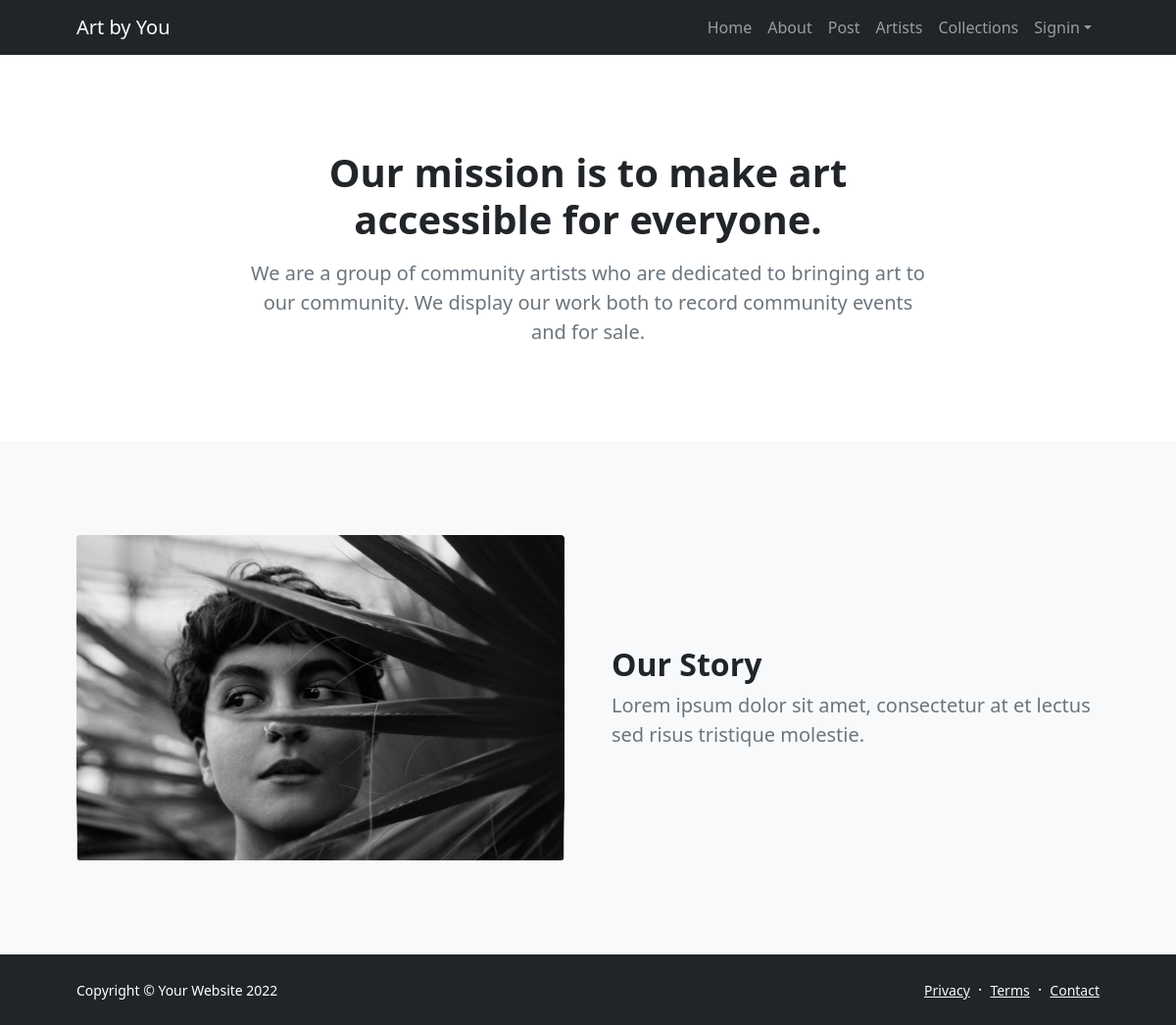
Page /about.php on the committed database.
### tables this page shows
CREATE TABLE `about` (
  `AboutID` int(11) NOT NULL,
  `HomePage` text NOT NULL,
  `Story` text NOT NULL,
  `AboutImage` varchar(50) NOT NULL
);

### about.php (the view, shortened to what this page needs)
<!DOCTYPE html>
<html lang="en">
<head>
    <link href="https://cdn.jsdelivr.net/npm/bootstrap-icons@1.5.0/font/bootstrap-icons.css" rel="stylesheet" />
    <link href="css/styles.css" rel="stylesheet" />
</head>
<body class="d-flex flex-column">
    <main class="flex-shrink-0">
        <nav class="navbar navbar-expand-lg navbar-dark bg-dark">
            <div class="container px-5">
                <a class="navbar-brand" href="index.php">Art by You</a>
                <div class="collapse navbar-collapse" id="navbarSupportedContent">
                    <ul class="navbar-nav ms-auto mb-2 mb-lg-0">
                        <li class="nav-item"><a class="nav-link" href="index.php">Home</a></li>
                        <li class="nav-item"><a class="nav-link" href="about.php">About</a></li>
                        <li class="nav-item"><a class="nav-link" href="post.php">Post</a></li>
                        <li class="nav-item"><a class="nav-link" href="artists.php">Artists</a></li>
                        <li class="nav-item"><a class="nav-link" href="collections_T.php">Collections</a></li>
                        <li class="nav-item dropdown">
                            <a class="nav-link dropdown-toggle" id="navbarDropdownBlog" href="#" role="button" data-bs-toggle="dropdown" aria-expanded="false">Signin</a>
                        </li>
                    </ul>
                </div>
            </div>
        </nav>
        <header class="py-5">
            <div class="container px-5">
                <div class="row justify-content-center">
                    <div class="col-lg-8 col-xxl-6">
                        <div class="text-center my-5">
                            <h1 class="fw-bolder mb-3">Our mission is to make art accessible for everyone.</h1>
                            <p class="lead fw-normal text-muted mb-4">We are a group of community artists who are dedicated to bringing art to our community. We display our work both to record community events and for sale.</p>
                        </div>
                    </div>
                </div>
            </div>
        </header>
        <section class="py-5 bg-light" id="scroll-target">
            <?php
            require_once 'serverlogin.php';
            $conn = mysqli_connect($db_hostname, $db_username, $db_password, $db_database);
            $query = "SELECT AboutImage FROM about";
            $result = $conn->query($query);
            $row = $result->fetch_assoc();
            $image = $row["AboutImage"];
            $query2 = "SELECT Story FROM about";
            $result2 = $conn->query($query2);
            $row2 = $result2->fetch_assoc();
            $text = $row2["Story"];
            $show = <<<HTML
                <div class="container px-5 my-5">
                    <div class="row gx-5 align-items-center">
                        <div class="col-lg-6"><img class="img-fluid rounded mb-5 mb-lg-0" src="$image" alt="..." /></div>
                        <div class="col-lg-6">
                            <h2 class="fw-bolder">Our Story</h2>
                            <p class="lead fw-normal text-muted mb-0">$text</p>
                        </div>
                    </div>
                </div>
            HTML;
            echo $show;
            ?>
        </section>
    </main>
    <footer class="bg-dark py-4 mt-auto">
        <div class="container px-5">
            <div class="row align-items-center justify-content-between flex-column flex-sm-row">
                <div class="col-auto">
                    <div class="small m-0 text-white">Copyright &copy; Your Website 2022</div>
                </div>
                <div class="col-auto">
                    <a class="link-light small" href="#!">Privacy</a>
                    <span class="text-white mx-1">&middot;</span>
                    <a class="link-light small" href="#!">Terms</a>
                    <span class="text-white mx-1">&middot;</span>
                    <a class="link-light small" href="#!">Contact</a>
                </div>
            </div>
        </div>
    </footer>
</body>
</html>

### rows in the picture
about: AboutImage (picture), Story "Lorem ipsum dolor sit amet, consectetur at et lectus sed risus tristique molestie."
